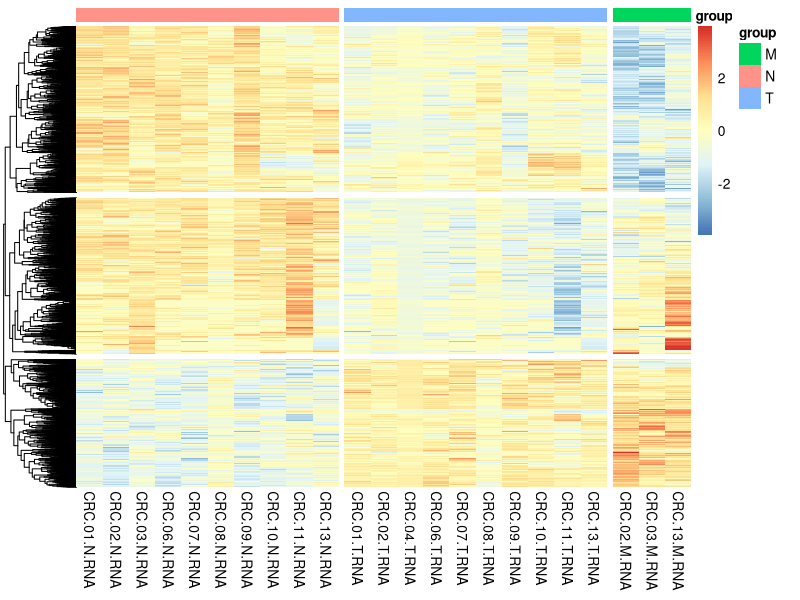
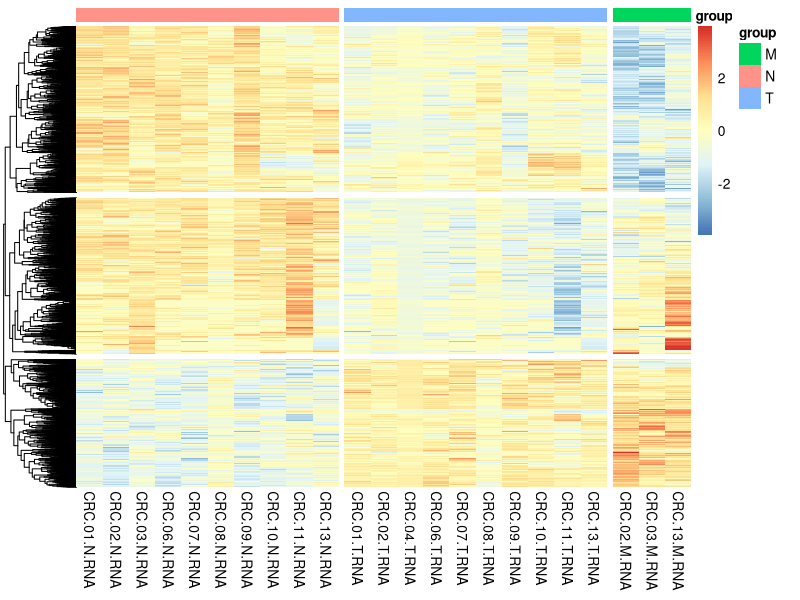

Generate these figures, in order, with R:
library("pheatmap")
library("RColorBrewer")
library("ggplot2")

dir.create("Output_heatmap")

gene_count = read.csv("Input_DEG/combine_significant_normalized_count.csv",row.names = 1)

all_sample = colnames(gene_count)
Group = c()
for (i in all_sample){
  Group <-append(Group,unlist(strsplit(i,"[.]"))[3])
}
table(Group)
sample_group <- data.frame(row.names = all_sample, group = Group)

k = Group %in% c("N","T","M");table(k)
gene_count <- as.data.frame(gene_count)[,k]
gene_count <-subset(gene_count, select = c(1,4,7,9,11,13,15,17,19,22,2,5,8,10,12,14,16,18,20,23,3,6,21))

callback = function(hc, mat){
  sv = svd(t(mat))$v[,1]
  dend = reorder(as.dendrogram(hc), wts = sv)
  as.hclust(dend)
}

p = pheatmap(gene_count, show_rownames = F, cluster_cols = F, annotation_col = sample_group, scale="row",clustering_callback = callback, cutree_rows = 3, gaps_col = c(10,20))

ggsave(p, filename = "Output_heatmap/DEG_z-score_heatmap.pdf", width = 10, height = 10)


